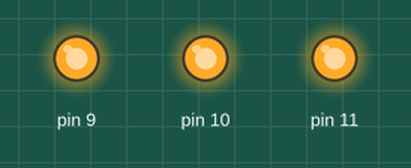
The sketch below on a simulated Arduino Uno, built with avr-gcc and run on an emulated ATmega328P. On the bench: output pins drawn as LEDs (lit = HIGH). Random numbers use the default seed unless the sketch sets one.

Above: at 0.1 s.
At 17.83 s:
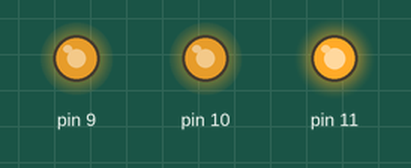
At 20.25 s:
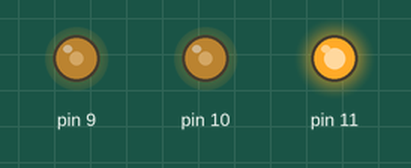
At 23.0 s:
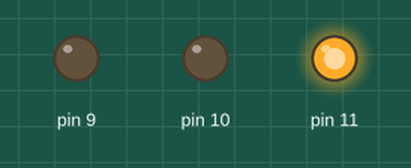
At 34.28 s:
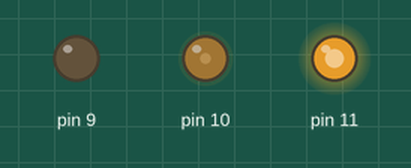
At 39.4 s:
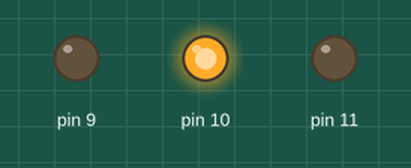
Timing chart, 0 to 40.0 s (numbered marks = the images above):
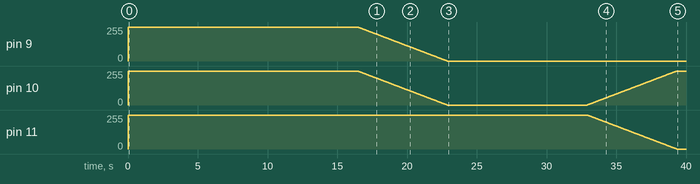

Measured:
- by itself, pin 9, pin 11: moves from 255/255 to 0/255 over 6.4 s

The sketch:

Arduino_Client.ino
```cpp
#include "RGBstrip.h"

//#define __debug__

RGBstrip LED(10, 9, 11);

void setup() {
  LED.setColour (255, 255, 255);
  randomSeed(analogRead(0));
#ifdef __debug__
  Serial.begin(9600);
#endif
}

void loop() {

  byte* colourStart = LED.getColour();

  byte* colourFade = new byte[3] {0, 0, 0};

  Colour newColour = static_cast<Colour>(random(7));
  byte* colourEnd = RGBstrip::getColour(newColour);

#ifdef __debug__
  Serial.println();
  Serial.print("**");
  for (int i(0); i < 3; i++)
  {
    Serial.print(colourEnd[i]);
    Serial.print(" | ");
  }
#endif

  for (int i(0); i < 256; i++)
  {
    for (int j(0); j < 3 ; j++)
    {
      colourFade[j] = map(i , 0, 255, colourStart[j], colourEnd[j]);
    }
    LED.setColour(colourFade[0], colourFade[1], colourFade[2]);
    delay(25);

#ifdef __debug__
    Serial.println();
    for (int i(0); i < 3; i++)
    {
      Serial.print(colourFade[i]);
      Serial.print(" | ");
    }
#endif

  }

  delay (10000);

  delete[] colourStart;
  delete[] colourFade;
  delete[] colourEnd;
}
```

RGBstrip.cpp
```cpp
#include "RGBstrip.h"

RGBstrip::RGBstrip(int r, int g, int b): _r_pin(r), _g_pin(g), _b_pin(b), _r(0), _g(0), _b(0)
{
  pinMode(r,OUTPUT);
  pinMode(b,OUTPUT);
  pinMode(g,OUTPUT);
}

void RGBstrip::setColour(byte r, byte g, byte b)
{
  analogWrite(_r_pin,r);
  analogWrite(_g_pin,g);
  analogWrite(_b_pin,b);

  _r = r;
  _g = g;
  _b = b;
}

void RGBstrip::setColour(Colour _Colour)
{
  switch(_Colour)
    {
    case white:
      setColour(255,255,255);
      break;

    case red:
      setColour(255,0,0);
      break;

    case green:
      setColour(0,255,0);
      break;

    case blue:
      setColour(0,0,255);
      break;

    case cyan:
      setColour(0,255,255);
      break;

    case magenta:
      setColour(255,0,255);
      break;

    case yellow:
      setColour(255,255,0);
      break;

    default:
      setColour(0,0,0);
      break;
    }
}

byte* RGBstrip::getColour(Colour _Colour)
{
  switch(_Colour)
    {
    case white:
      return new byte[3]{255,255,255};

    case red:
      return new byte[3]{255,0,0};

    case green:
      return new byte[3]{0,255,0};

    case blue:
      return new byte[3]{0,0,255};

    case cyan:
      return new byte[3]{0,255,255};

    case magenta:
      return new byte[3]{255,0,255};

    case yellow:
      return new byte[3]{255,255,0};

    default:
      return new byte[3]{0,0,0};
    }
}

void RGBstrip::setWhite(byte w)
{
  setColour(w,w,w);
}

byte* RGBstrip::getColour()
{
  byte *Colour = new byte[3]{_r,_g,_b};
  return Colour;
}
```

RGBstrip.h
```cpp
#ifndef __RBGstrip_h__
#define __RBGstrip_h__

#include <arduino.h>

//#typedef byte;

enum Colour
{
  white=0,
  red,
  green,
  blue,
  cyan,
  magenta,
  yellow
};

class RGBstrip
{
 private:
  int _r_pin, _g_pin, _b_pin;
  byte _r, _g, _b;

 public:

  RGBstrip(int,int,int);

  void setColour(byte, byte, byte);
  void setColour(Colour);
  void setWhite(byte);

  byte* getColour();
  static byte* getColour(Colour);
  };


#endif
```
